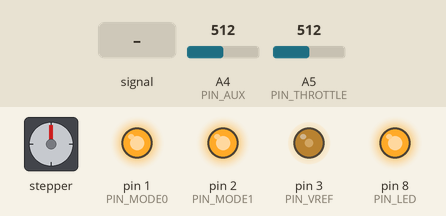
This sketch was run on a simulated Arduino Pro Mini, built with avr-gcc and run on an emulated ATmega328P. Parts: stepper motor, output pins drawn as LEDs (lit = HIGH). Wiring (inferred from the names in the program): stepper motor driver (200 steps per turn assumed): step pin 5; direction pin 6; enable pin 0. Inputs (shaded band) come from the test bench; at power-on: A5 (PIN_THROTTLE) = 512, A4 (PIN_AUX) = 512. Pins used as bus, display or sensor lines are not drawn.

Above: at 1.2 s.
1.3 s: A4 (PIN_AUX) fed a 200 Hz sine of ±460 counts around its level
At 1.8 s:
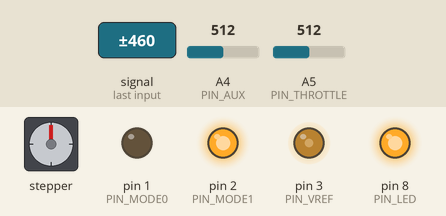
4.3 s: A5 (PIN_THROTTLE) set to 532
At 5.9 s:
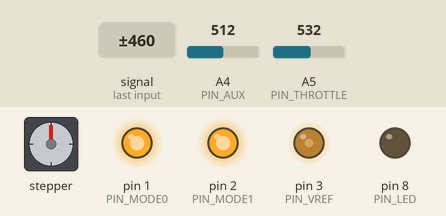
7.3 s: A5 (PIN_THROTTLE) set to 558
At 9.57 s:
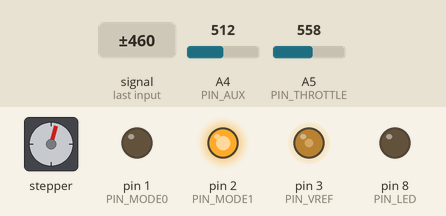
10.3 s: A4 (PIN_AUX) set to 610
At 10.55 s:
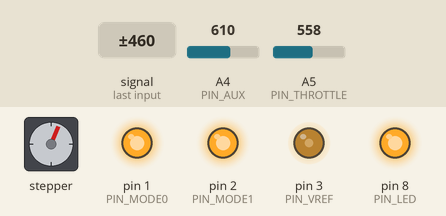
13.3 s: A4 (PIN_AUX) set to 190
16.3 s: A5 (PIN_THROTTLE) set to 610
Timing chart, 0 to 22.9 s (numbered marks = the images above; inputs shaded):
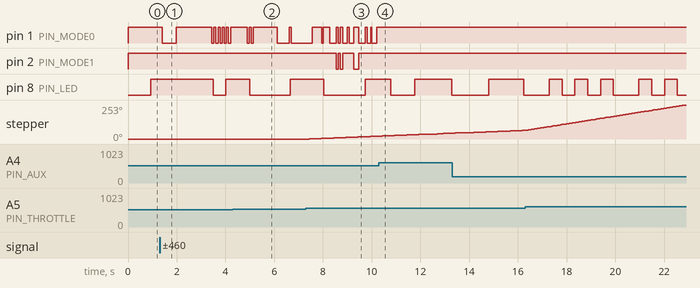

The sketch:

stepper_driver.ino
```cpp
/*
 *  This is some quick and dirty drive code for my stepper
 *  tester board. It allows speed control and step size
 *  control based on the joystick, with an expontential
 *  on the throttle to make control a bit nice.
 *
 *  Controls:
 *  As designed, the stepper tester has throttle
 *  control along it's long axis, with an exponential gain
 *  and a small deadband in the middle.
 *
 *  Microstepping is controlled using the short axis, movements
 *  fully to the right will cause an increase in micro-stepping
 *  resulution (if possible) while movements to the left will
 *  cause a decrease. Note that the joystick must return to it's
 *  zero position before another command will be registered.
 *
 *  Update: 3/3/2021: Changed pin-mapping to match new board.
 *                    Program with pro-mini settings.
 *  Maintainer: Jake Ketchum
 */

#include "TimerOne.h"

// Hardware Pinouts.
#define PIN_TX     -1
#define PIN_RX     -1
#define PIN_STEP   5
#define PIN_DIR    6
#define PIN_RESET  -1 // reset device, optional. (Not Used)
#define PIN_SLEEP  -1 // dissables output, optional. (Not Used)
#define PIN_FAULT  -1 // should be pulled up. (Not Used)
#define PIN_DECAY  -1
#define PIN_ENABLE 0
#define PIN_HOME   -1 // should be pulled up. (Not Used)
#define PIN_VREF   3
#define PIN_MODE0  1
#define PIN_MODE1  2
#define PIN_MODE2  -1 //(Not Used)
#define PIN_THROTTLE A5
#define PIN_AUX A4
#define PIN_LED 8

// Chip configuration defaults
#define DEFAULT_MODE 0x03
#define DEFAULT_CURRENT 1.7
#define DEFAULT_DECAY HIGH
#define DEFAULT_DIR false

#define CURRENT_MIN 0
#define CURRENT_MAX 2

#define MODE_MIN 0x00
#define MODE_MAX 0x03

#define CURRENT_SENSE_RESISTOR 0.1

#define DEADBAND_HALF 20
#define DEADBAND_CENTER 522


//set the scaling endpoints for the throttle joystick.
#define THROTTLE_MAX 825
#define THROTTLE_MIN 235
#define MAX_ACCEL   .25 //The maximum acceleration allowed in rps/s
#define STEPS_PER_REV 200.0 //steps per revolution of the motor.
                          //Scales MAX_ACCEL.
#define MICROS_PER_SECOND 1000000.0

// Speed limits. (rotations per second)
#define MAX_VEL 1.5
#define MIN_VEL 0.1

// Timing defines.
#define PERIOD_T1  1000000.0 // period of timer 1 in microseconds.
#define PERIOD_LED  500000.0 // Period of status LED function.
#define PERIOD_POLL  10000.0 // Period for joystick input.


double step_flag = false; // Determine if motor should be moving
int compare = 5;
byte mode = DEFAULT_MODE;

void setup() {
  // put your setup code here, to run once:
  set_pins();
  set_enable(true);
  Timer1.initialize(PERIOD_T1);
  Timer1.attachInterrupt(step_motor,PERIOD_LED);
}

void loop() {
  static int timer = 0;
  int new_time = micros();
  if (new_time - timer > PERIOD_POLL){
    timer = new_time;
    poll_joystick();
  }
  delayMicroseconds(PERIOD_POLL/5);
};

/*
 *  This function polls the joystick for changes to the
 *  user specified step frequency and microstepping mode.
 *  The status led update is also called from within this
 *  function.
 *  (This is in place of a "loop()" function)
 */
void poll_joystick()
{

  static unsigned long timer = 0;
  static int count = 0;
  static int throttle_old = -1;

  update_mode();  // Set the microstepping mode.

  // Get throttle value and pin if outside range.

  int throttle = analogRead(PIN_THROTTLE);
  if (throttle_old != throttle)
  {
    if(throttle > THROTTLE_MAX) throttle = THROTTLE_MAX-1;

    if(throttle < DEADBAND_CENTER - DEADBAND_HALF){
      if(throttle < THROTTLE_MIN) throttle = THROTTLE_MIN+1;
      throttle = THROTTLE_MIN;
      double vel = map(throttle, DEADBAND_CENTER, THROTTLE_MIN, MIN_VEL, MAX_VEL);
      set_velocity(vel, false);
    }
    else if (throttle > DEADBAND_CENTER + DEADBAND_HALF){
      double vel = map(throttle, DEADBAND_CENTER, THROTTLE_MAX, MIN_VEL, MAX_VEL);
      set_velocity(MAX_VEL, true);
    }
    else {
      step_flag = false;
    }
  }
  throttle_old = throttle;
  if(count>PERIOD_LED/PERIOD_POLL)
  {
    show_mode();
    count = 0;
  }
  count++;
}

/*
 *  This function enforces the acceleration limit on velocity
 *  changes and then sets the step frequency and direction pin.
 *  Note: Accelerations are in terms of rotations/(minute * second)
 *  args:
 *    vel - the new velocity to set.
 *    forward - if true the direction will be set forward.
 */
void set_velocity(double vel, double forward){
  static double old_vel = 0;
  if (!step_flag) old_vel = 0;
  const double accel_limit = MAX_ACCEL / (MICROS_PER_SECOND / PERIOD_POLL);
  if (vel > old_vel + accel_limit) vel = old_vel + accel_limit;
  const double period = MICROS_PER_SECOND/(vel*STEPS_PER_REV*mod_mult());
  set_step_period(period, forward);
  old_vel = vel;
}

/*
 * This function sets the step waveform period and direction line.
 * It will enforce the maximum acceleration constraint.
 * args:
 *    period - the desired delay between subsiquent step pules in microseconds.
 *    forward - if true the motor will be sent forward.
 */
double set_step_period(double period, bool forward){
  Timer1.setPeriod(period/2); // 1/2 for interrupt design
  digitalWrite(PIN_DIR, forward);
  step_flag = true;
  return(period);
}

/*
 *  Gets the current value of the microstepping mode as a base-10 value.
 *  This will need to be changed for each chip, though most are just
 *  2^(mode) or 2^(mode + 1).
 */
int mod_mult(){
  switch(mode){
    case 0x00:
      return(2.0);
    case 0x01:
      return(4.0);
    case 0x02:
      return(8.0);
    case 0x03:
      return(16.0);
    default:
      return(1.0);
  }
}

/*
 * This function should be called twice per second. It will
 * blink the onboard LED according to the current microstepping
 * level.
 */
void show_mode(){
  static int timer = 0;
  static int count = 0;
  static bool on = false;
  int new_time = millis();
  if(on){
    digitalWrite(PIN_LED, LOW);
    on = false;
  } else {
    if (count < mode * 2){
      digitalWrite(PIN_LED, HIGH);
      on = true;
    }
  }
  count++;
  if (count > MODE_MAX * 2){
    count = 0;
  }
}

/* This flips the motor step pin. It should be called at twice the
 *  desired motor step frequency.
 */
void step_motor(){
  if(step_flag) digitalWrite(PIN_STEP, digitalRead(PIN_STEP) ^ 1);
}
/*
 *  This function sets up the basic pins configuration for the device.
 *  Once called, the drv8825 will be in a high-power mode, but will
 *  have it's outputs dissabled.
 *
 *  Before sending step and direction inputs be sure to enable the device.
 */
void set_pins(){

  pinMode(PIN_FAULT, INPUT);
  pinMode(PIN_HOME, INPUT);
  pinMode(PIN_DECAY, OUTPUT);
  pinMode(PIN_ENABLE, OUTPUT);//
  pinMode(PIN_VREF, OUTPUT); //
  pinMode(PIN_STEP, OUTPUT);
  pinMode(PIN_DIR, OUTPUT);
  pinMode(PIN_RESET, OUTPUT);//
  pinMode(PIN_SLEEP, OUTPUT);//
  pinMode(PIN_MODE0, OUTPUT);//
  pinMode(PIN_MODE1, OUTPUT);//
  pinMode(PIN_MODE2, OUTPUT);//
  pinMode(PIN_LED, OUTPUT);
  pinMode(PIN_TX, OUTPUT);
  pinMode(PIN_RX, OUTPUT);

  digitalWrite(PIN_RESET, HIGH); // dissable reset.
  digitalWrite(PIN_SLEEP, HIGH);
  digitalWrite(PIN_DIR, DEFAULT_DIR);

  digitalWrite(PIN_RX, LOW); // so we have a gnd reference.

  set_enable(false);
  set_mode(DEFAULT_MODE);
  set_current(DEFAULT_CURRENT);
  digitalWrite(PIN_DECAY, DEFAULT_DECAY);
}

/*
 *  This function handles incrimenting and decrimenting the
 *  microstepping level when the joystick is moved sideways.
 *  The joystick must return to it's neutral location before
 *  another movement can be requested.
 */
void update_mode(){
  static bool flag = true;
  int step_input = analogRead(PIN_AUX);
  if(step_input > 800 && flag && mode > MODE_MIN){
    mode--;
    set_mode(mode);
    flag = false;
  }
  if(step_input < 200 && flag && mode < MODE_MAX){
    mode++;
    set_mode(mode);
    flag = false;
  }
  if(step_input > 400 && step_input < 600){
    flag = true;
  }
}

/*
 * This function is used to set the micro-stepping mode of the
 * driver chip. It does so by setting the the three mode control
 * pins on the DRV8825. There are 6 options avaliable
 * corresponding to 1/1, 1/2, 1/4, 1/8, 1/16, 1/32 microstepping.
 * If the mode byte is larger than 5, it will be set to 5 before
 * processing.
 *
 * args:
 *  mode - determins the microstepping level, values 0-5 correspond
 *         to full through 1/32 microstepping. Values above 5 all
 *         correspond to 1/32 microstepping.
 */
void set_mode(byte mode){
  if(mode > 5) mode = 5;
  digitalWrite(PIN_MODE0, bitRead(mode, 0));
  digitalWrite(PIN_MODE1, bitRead(mode, 1));
  digitalWrite(PIN_MODE2, bitRead(mode, 2));
}

/*
 *  This function sets the vref gpio pin to correspond to the
 *  desired drive current.
 *  args:
 *    current - desired current setpoint in amps.
 */
void set_current(double current){
  if(current < CURRENT_MIN) current = 0;
  if(current > CURRENT_MAX) current = CURRENT_MAX;
  // From the data sheet
  int voltage = current*2.5*sqrt(2)*(0.030 + CURRENT_SENSE_RESISTOR)/.325;
  if (voltage>2.5) voltage = 2.5;
  int voltage_output = map(voltage, 0, 5, 0 , 255);
  analogWrite(PIN_VREF, voltage_output);
}

/*
 *  This function enables or dissables the output transistors of the chip.
 *  It needs to be called after setup, but before the device is used.
 *  args:
 *    state - Boolean, if True device will be enabled, if false dissabled.
 */
void set_enable(bool state){
  digitalWrite(PIN_ENABLE, !(state));
}
```

Measured:
- the behaviour switches between 542 and 543 on A5 (PIN_THROTTLE) (found by bisection; images 2 and 3)
- after the input at 1.3 s, pin 1 (PIN_MODE0): goes LOW 0.57 s, HIGH 1.5 s, 4 × (LOW 0.08 s, HIGH 0.08 s), LOW 0.09 s, then HIGH, starting after 0.11 s; pin 8 (PIN_LED): HIGH → LOW after 2.2 s, → HIGH 0.53 s later
- after the input at 4.3 s, pin 2 (PIN_MODE1): stops changing and stays HIGH
- after the input at 7.3 s, pin 8 (PIN_LED): HIGH → LOW after 0.73 s instead of 2.2 s; stepper: keeps turning clockwise at about 8°/s, starting after 0.13 s
- after the input at 10.3 s, pin 1 (PIN_MODE0): stops changing and stays HIGH; pin 2 (PIN_MODE1): stays HIGH (without the input it goes to LOW after 2.9 s)
